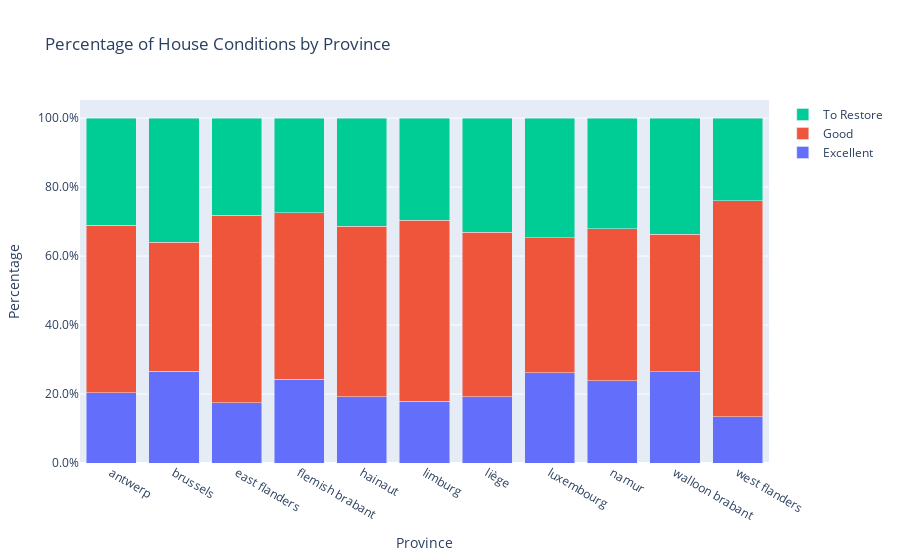

The notebook cell this image was saved under:
### Markdown cell above
Brussels significantly more expansive and have more properties for sale

Waloon Brabant: expensive, few properties.
Hainaut: cheap, many properties.
 
Outliers:
1) Luxembourg, Namur, Liege: cheap, few properties.
2) West Flanders: expensive, many properties.

### Code cell
df['state_construction'] = df.state_construction.replace({
    'TO_RESTORE': "To Restore",
    "TO_RENOVATE": "To Restore",
    "TO_BE_DONE_UP": "To Restore",
    "JUST_RENOVATED":"Good",
    "GOOD":"Good",
    "AS_NEW":"Excellent"
    })

df_province_by_state_construction = df.groupby('province')['state_construction'].value_counts()
total_counts = df_province_by_state_construction.groupby(level=0).sum()
df_province_by_state_construction_percentage = df_province_by_state_construction / total_counts
df_percentage_reset = df_province_by_state_construction_percentage.reset_index(name='percentage')
df_pivoted = df_percentage_reset.pivot(index='province', columns='state_construction', values='percentage')

fig = go.Figure()

for column in df_pivoted.columns:
    fig.add_trace(go.Bar(x=df_pivoted.index, y=df_pivoted[column], name=column))

fig.update_layout(
    barmode='stack',
    title='Percentage of House Conditions by Province',
    xaxis_title='Province',
    yaxis_title='Percentage',
    yaxis_tickformat='.1%'
    )

fig.show()

### Figure 1 — Plotly figure (JSON) as saved in the notebook; plotly's stock layout.template omitted (floating-point values rounded to 4 significant figures)
{"data": [{"name": "Excellent", "type": "bar", "x": ["antwerp", "brussels", "east flanders", "flemish brabant", "hainaut", "limburg", "liège", "luxembourg", "namur", "walloon brabant", "west flanders"], "y": [0.2044, 0.2657, 0.1753, 0.2435, 0.1925, 0.1797, 0.1924, 0.2618, 0.2391, 0.2646, 0.1336]}, {"name": "Good", "type": "bar", "x": ["antwerp", "brussels", "east flanders", "flemish brabant", "hainaut", "limburg", "liège", "luxembourg", "namur", "walloon brabant", "west flanders"], "y": [0.4851, 0.3747, 0.5427, 0.4826, 0.4936, 0.5249, 0.4767, 0.3914, 0.4397, 0.3991, 0.6267]}, {"name": "To Restore", "type": "bar", "x": ["antwerp", "brussels", "east flanders", "flemish brabant", "hainaut", "limburg", "liège", "luxembourg", "namur", "walloon brabant", "west flanders"], "y": [0.3105, 0.3597, 0.282, 0.2739, 0.3138, 0.2955, 0.3309, 0.3468, 0.3212, 0.3363, 0.2398]}], "layout": {"barmode": "stack", "title": {"text": "Percentage of House Conditions by Province"}, "xaxis": {"title": {"text": "Province"}}, "yaxis": {"tickformat": ".1%", "title": {"text": "Percentage"}}}}
